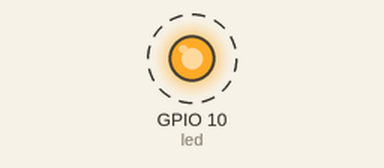
Bench run of a sketch on a simulated Seeed XIAO ESP32-C3. Shown: output pins drawn as LEDs (lit = HIGH). Dashed ring = blinking.

Above: at 0.5 s.
Timing chart, 0 to 4.6 s (numbered marks = the images above):
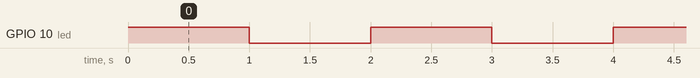

Measured:
- by itself, GPIO 10 (led): alternates HIGH for 1.0 s and LOW for 1.0 s

The sketch:

L1_Blinks_XIAO_ESP32C3.ino
```cpp
// Define the LED pin according to the pin diagram
int led = D10;

void setup() {
    // Initialize the digital pin 'led' as output
    pinMode(led, OUTPUT);
}

void loop() {
    digitalWrite(led, HIGH);   // Turn the LED on
    delay(1000);               // Wait for a second
    digitalWrite(led, LOW);    // Turn the LED off
    delay(1000);               // Wait for a second
}
```
